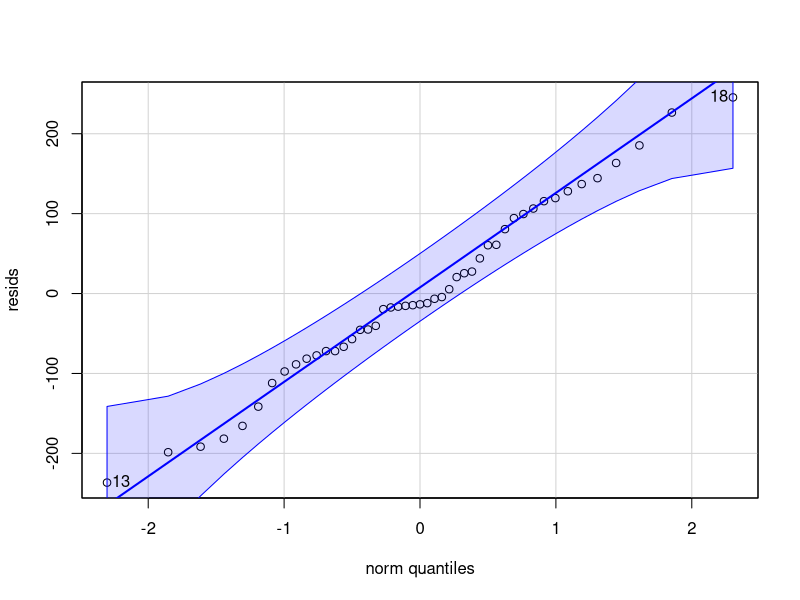
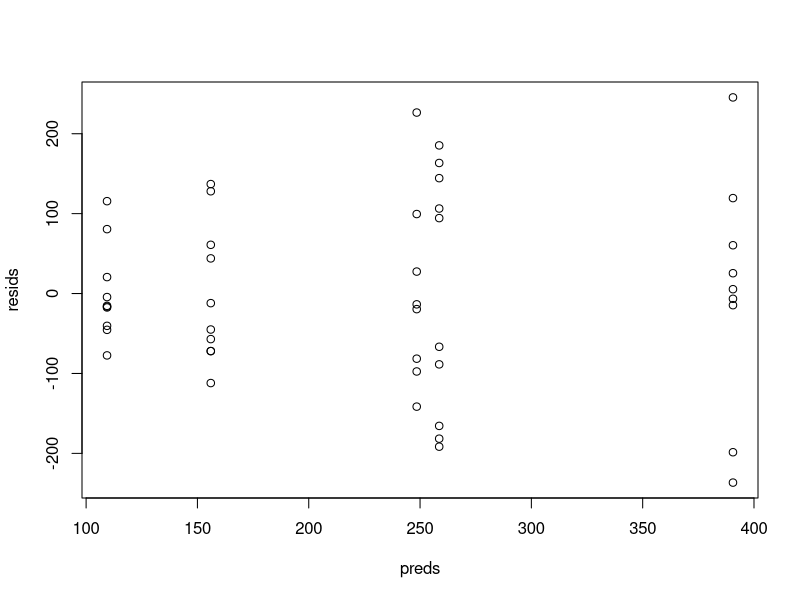
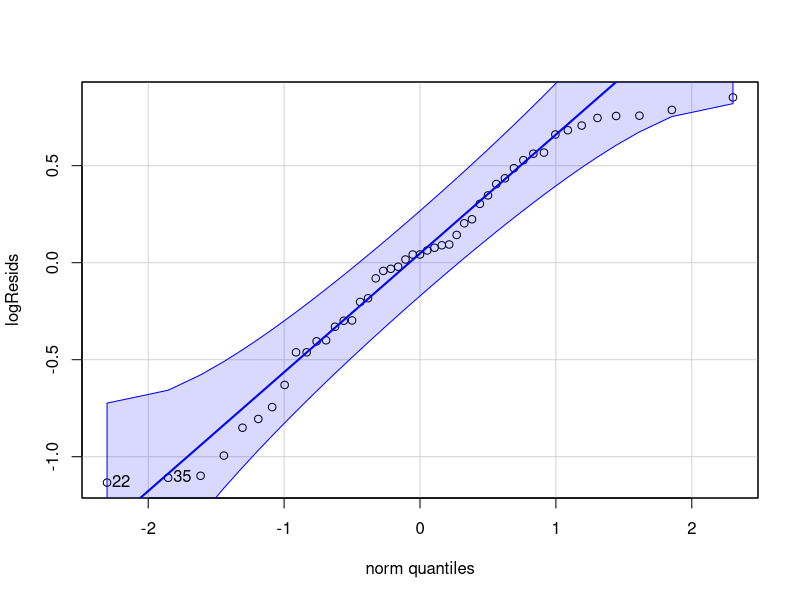
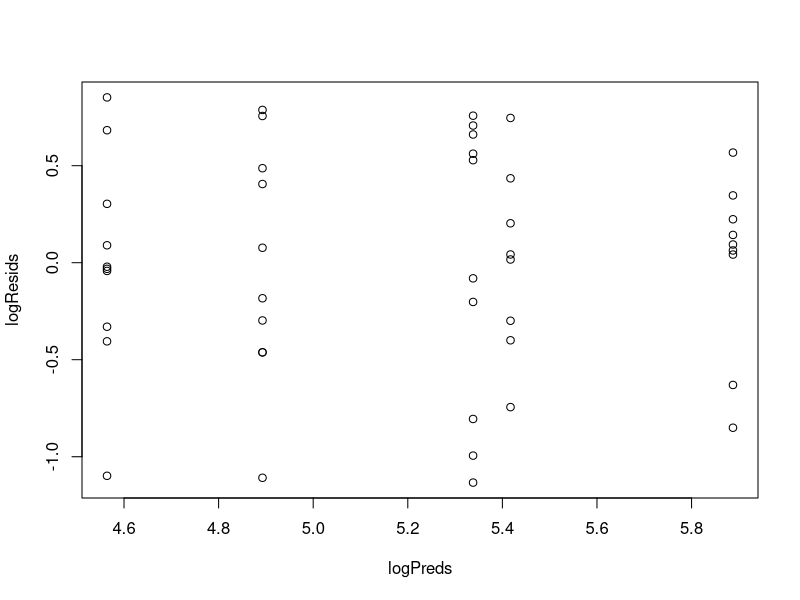
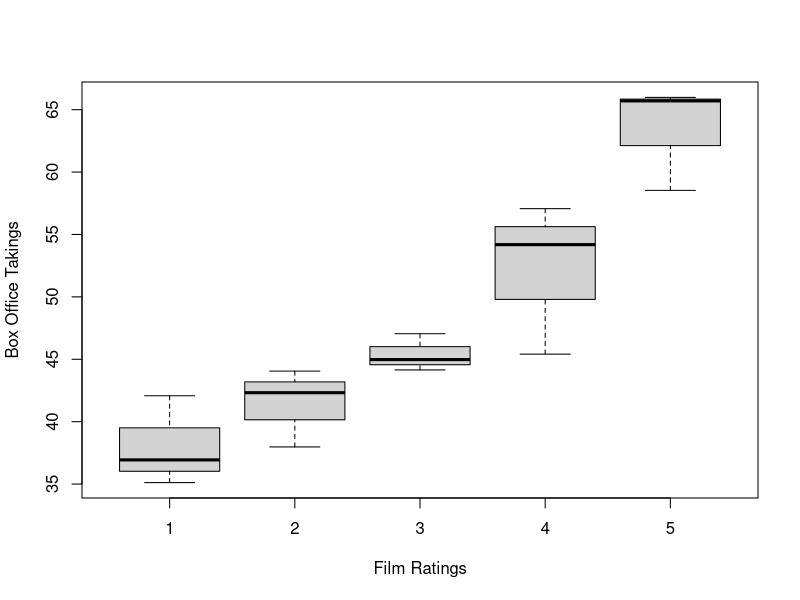
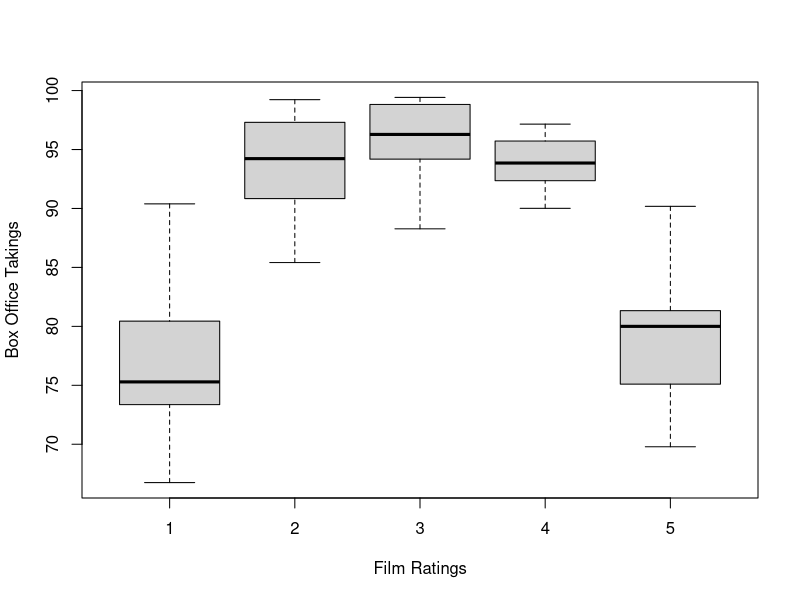
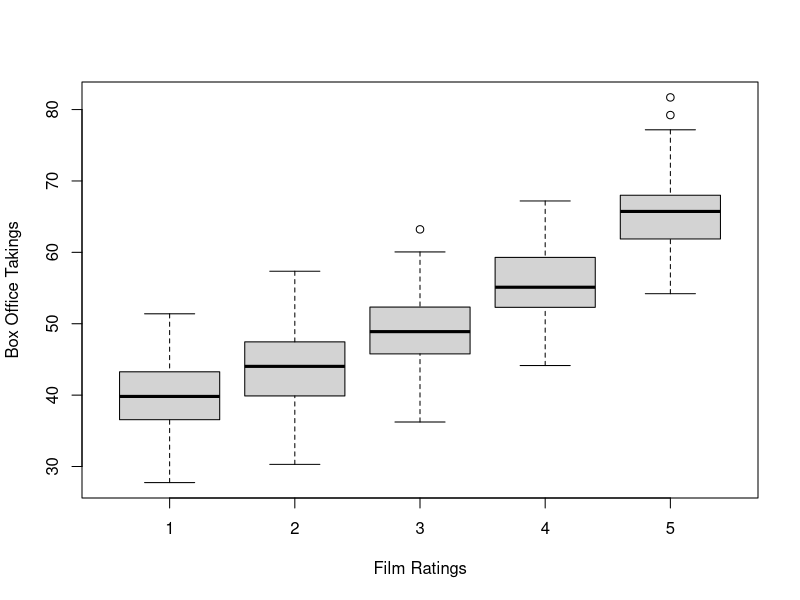

Source code (R) for these figures, in order:
## ---- chunk 1
knitr::opts_chunk$set(echo = TRUE)

if ( ! require('haven'))
  install.packages('haven')
if ( ! require('car'))
  install.packages('car')
if ( ! require('multcomp'))
  install.packages('multcomp')

data <- haven::read_sav('Lab_04_Activity.sav')
data <- as.data.frame(data)
## ---- chunk 2
xfun::embed_file("Lab_04_Activity.sav")
## ---- chunk 3
xfun::embed_file("Lab_04_Learning.sav")
## ---- chunk 4
xfun::embed_file("Lab_04_Box_Office_1.csv")
## ---- chunk 5
xfun::embed_file("Lab_04_Box_Office_2.csv")
## ---- chunk 6
xfun::embed_file("Lab_04_Box_Office_3.csv")
## ---- chunk 7
S_files = list.files(pattern='04_S_.*')
if(length(S_files) == 0){S_add_files = F} else {S_add_files = T}
## ---- chunk 8
cat("### Additional Solution Files {-}")
## ---- chunk 9
zip::zipr(zipfile = "Lab_04_Additional_Files.zip", files = S_files)
xfun::embed_file("Lab_04_Additional_Files.zip")
## ---- chunk 10
library(car)

model <- lm(Y ~ TrmntGrp, data)
anova(model)
## ---- chunk 11
resids <- residuals(model)
shapiro.test(resids)
## ---- chunk 12
qqPlot(resids)
## ---- chunk 13
leveneTest(model)
## ---- chunk 14
model <- lm(Y ~ TrmntGrp, data)
resids <- residuals(model)
preds  <- predict(model)
plot(preds, resids)
## ---- chunk 15
data$LogY <- log(data$Y)
logModel <- lm(LogY ~ TrmntGrp, data)
anova(logModel)
## ---- chunk 16
logResids <- residuals(logModel)
shapiro.test(logResids)
qqPlot(logResids)
## ---- chunk 17
leveneTest(logModel)
## ---- chunk 18
logResids <- residuals(logModel)
logPreds  <- predict(logModel)
plot(logPreds, logResids)
## ---- chunk 19
aovObject <- aov(model)
TukeyHSD(aovObject)

logAovObject <- aov(logModel)
TukeyHSD(logAovObject)
## ---- chunk 20
data <- haven::read_sav('Lab_04_Learning.sav')
data <- as.data.frame(data)

is.factor(data$Trtmnt_Grp)

data$Trtmnt_Grp = as.factor(data$Trtmnt_Grp)
## ---- chunk 21
data <- haven::read_sav('Lab_04_Learning.sav')
data <- as.data.frame(data)

data$Trtmnt_Grp = as.factor(data$Trtmnt_Grp)

c1 = c(0.5,  0.5, -1/3, -1/3, -1/3)
c2 = c(0.5, -0.5,  0.0,  0.0,  0.0)
c3 = c(0.0,  0.0,  0.5,  0.5, -1.0)
c4 = c(0.0,  0.0,  1.0, -1.0,  0.0)

mat = cbind(c1, c2, c3, c4)

summary(lm(Trials ~ Trtmnt_Grp, data=data, contrasts=list(Trtmnt_Grp = mat)))
## ---- chunk 22
model = (lm(Trials ~ Trtmnt_Grp, data=data, contrasts=list(Trtmnt_Grp = mat)))
shapiro.test(residuals(model))
leveneTest(Trials ~ Trtmnt_Grp, data=data, center="mean")
## ---- chunk 23
data = read.csv('Lab_04_Box_Office_1.csv')
data$film_ratings = ordered(data$film_ratings)

boxplot(box_office~film_ratings, data=data, xlab = "Film Ratings", ylab = "Box Office Takings")

lm_contrast = lm(box_office~film_ratings, data=data, contrasts=list(film_ratings = contr.poly(5)))
summary(lm_contrast)
## ---- chunk 24
data = read.csv('Lab_04_Box_Office_2.csv')
data$film_ratings = ordered(data$film_ratings)

boxplot(box_office~film_ratings, data=data, xlab = "Film Ratings", ylab = "Box Office Takings")
## ---- chunk 25
lm_contrast = lm(box_office~film_ratings, data=data, contrasts=list(film_ratings = contr.poly(5)))
summary(lm_contrast)
## ---- chunk 26
data = read.csv('Lab_04_Box_Office_3.csv')
data$film_ratings = ordered(data$film_ratings)

boxplot(box_office~film_ratings, data=data, xlab = "Film Ratings", ylab = "Box Office Takings")

lm_contrast = lm(box_office~film_ratings, data=data, contrasts=list(film_ratings = contr.poly(5)))
summary(lm_contrast)
